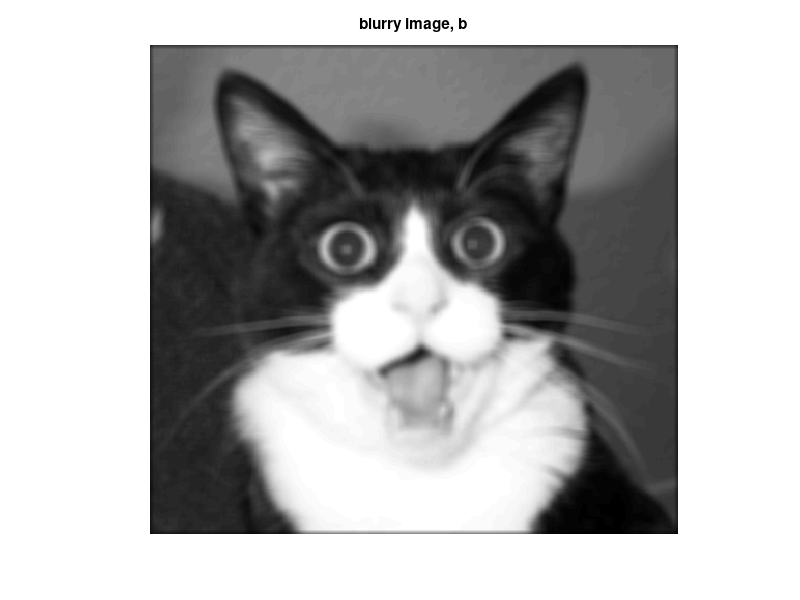

The MATLAB script that drew this image: (Note: this script raises an error after producing the figure.)
%% load blurry image
load blurryimg %loads vectorized blurry image, b
dim = [472, 510]; %image dimensions

figure; % show blurry image
imagesc(reshape(b,dim),[0,1]); axis image; axis off; colormap gray
title('blurry image, b')

%% define A and At as function handles
vec = @(x) x(:); %helper functions for reshaping
unvec = @(x) reshape(x,dim);
h = ones(9,9)/81; %9x9 uniform blur kernel
A = @(x) vec(conv2(unvec(x),h,'same'));
At = A; %A is self-adjoint

%% Todo: run CGLS algorithm to deblur the image
% visualize the output x with the command below
x0 = zeros(prod(dim),1);
tol = 1e-5;
maxit = 200;
[x , flag , relres , iter ] = cgls (x0 ,b ,A , At ,tol ,maxit) ;
figure(2)
imagesc(reshape(x,dim),[0,1]); axis image; axis off; colormap gray

%%
fprintf("flag: %d, relres: %.4f, iter: %d \n\n", flag,relres,iter)
